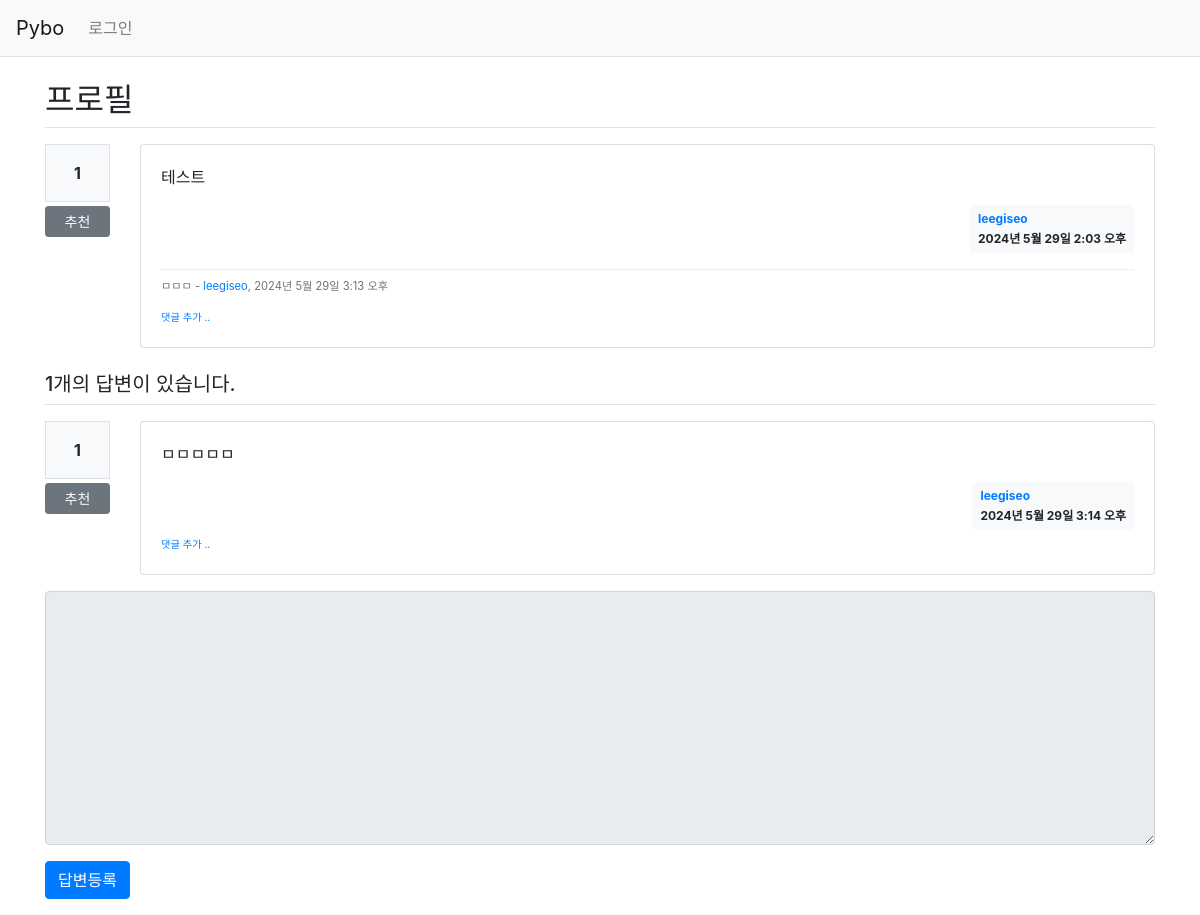
The page /pybo/6/ on the database as committed earlier.
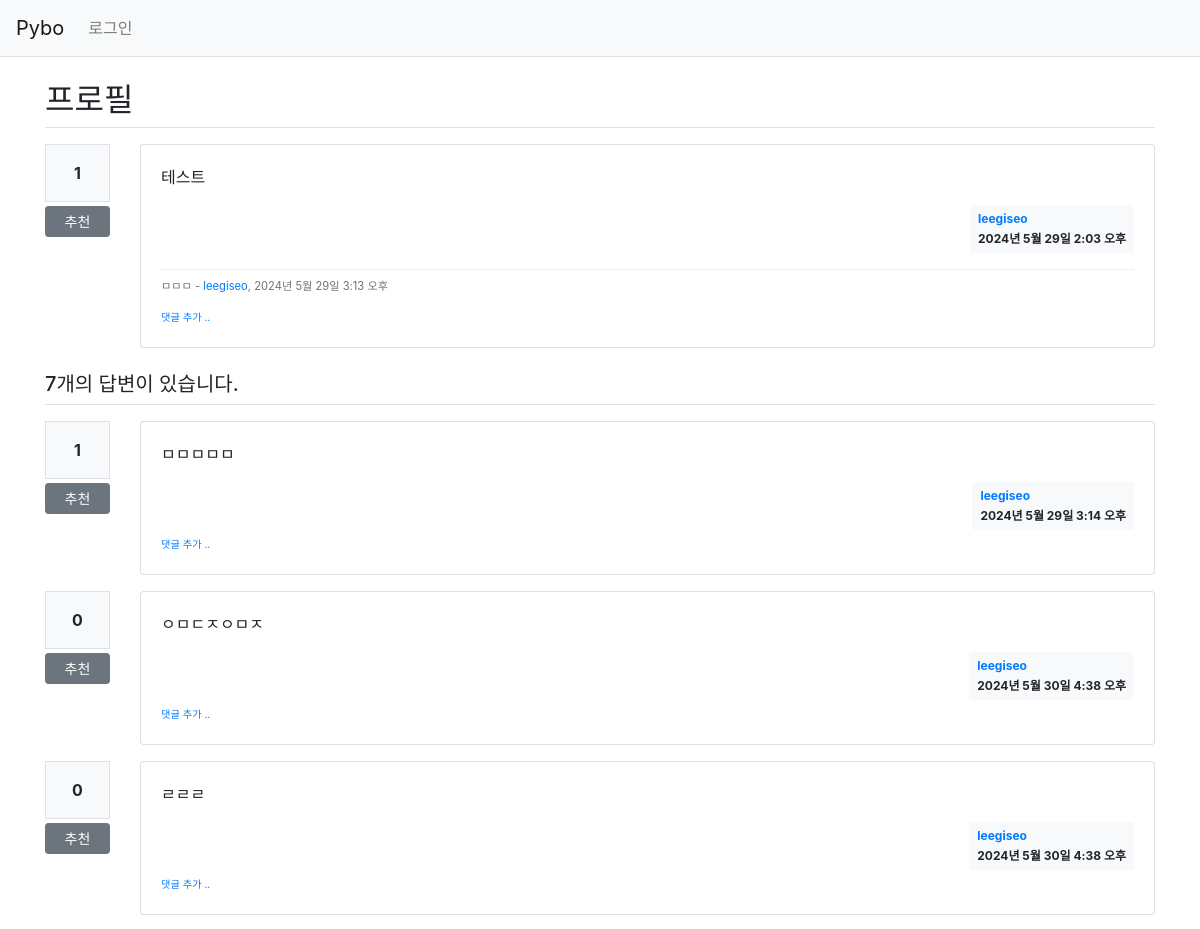
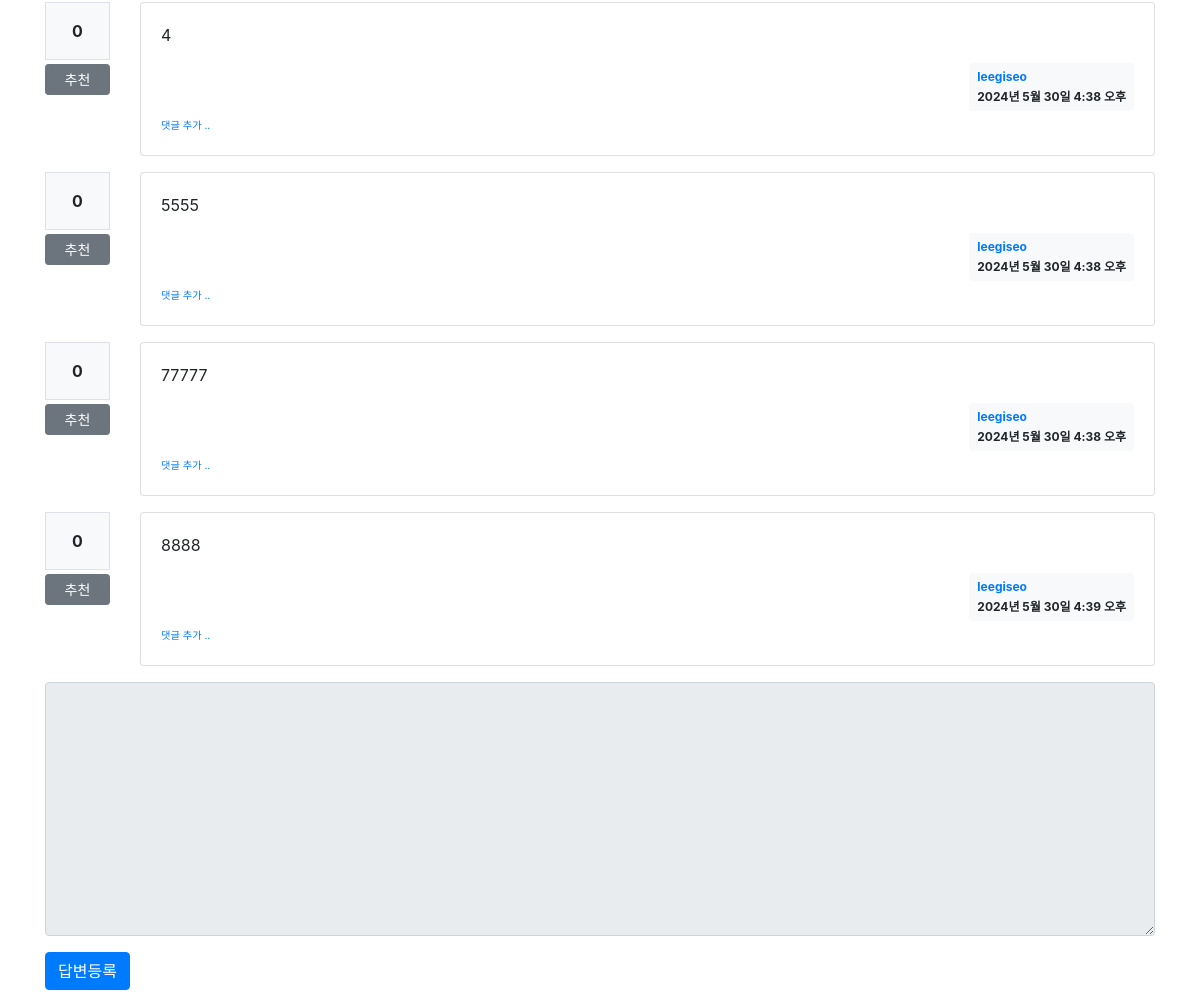
The same page on the database as committed later (2 pictures, top to bottom).
### pybo/models.py (models this page shows, shortened)
class Comment(models.Model):
    author = models.ForeignKey(User, on_delete=models.CASCADE, related_name='author_comment')
    content = models.TextField()
    create_date = models.DateTimeField()
    modify_date = models.DateTimeField(null=True, blank=True)
    question = models.ForeignKey(Question, null=True, blank=True, on_delete=models.CASCADE)
    answer = models.ForeignKey(Answer, null=True, blank=True, on_delete=models.CASCADE)

class Question(models.Model):
    author = models.ForeignKey(User, on_delete=models.CASCADE, related_name='author_question')
    category = models.ForeignKey(Category, on_delete=models.CASCADE, related_name='category_question', default=1)
    subject = models.CharField(max_length=200)
    content = models.TextField()
    create_date = models.DateTimeField()
    modify_date = models.DateTimeField(null=True, blank=True)
    voter = models.ManyToManyField(User, related_name='voter_question')

class Answer(models.Model):
    author = models.ForeignKey(User, on_delete=models.CASCADE, related_name='author_answer')
    question = models.ForeignKey(Question, on_delete=models.CASCADE)
    content = models.TextField()
    create_date = models.DateTimeField()
    modify_date = models.DateTimeField(null=True, blank=True)
    voter = models.ManyToManyField(User, related_name='voter_answer')

### pybo/views/base_views.py (the view)
# urls.py: path('<int:question_id>/', base_views.detail, name='detail'),
def detail(request, question_id):
    question = get_object_or_404(Question, pk=question_id)
    context = {'question': question}
    return render(request, 'pybo/question_detail.html', context)

### pybo/templatetags/pybo_filter.py (called while the page is built)
@register.filter()
def mark(value):
    extensions = ["nl2br", "fenced_code"]
    return mark_safe(markdown.markdown(value, extensions=extensions))

### templates/pybo/question_detail.html (shortened to what this page needs)
{% extends 'base.html' %}
{% load pybo_filter %}
{% block content %}
<div class="container my-3">
    <h2 class="border-bottom py-2">{{ question.subject }}</h2>
    <div class="row my-3">
        <div class="col-1">
            <div class="bg-light text-center p-3 border font-weight-bolder mb-1">{{question.voter.count}}</div>
            <a href="#" data-uri="{% url 'pybo:vote_question' question.id  %}"
               class="recommend btn btn-sm btn-secondary btn-block my-1">추천</a>
        </div>
        <div class="col-11">
            <div class="card">
                <div class="card-body">
                    <div class="card-text">{{ question.content|mark }}</div>
                    <div class="d-flex justify-content-end">
                        <div class="badge badge-light p-2 text-left">
                            <div class="mb-2"><a href="{% url 'pybo:profile_question' question.author.username %}">{{ question.author.username }}</a></div>
                            <div>{{ question.create_date }}</div>
                        </div>
                    </div>
                    {% if question.comment_set.count > 0 %}
                    <div class="mt-3">
                    {% for comment in question.comment_set.all %}
                        <div class="comment py-2 text-muted">
                            <span style="white-space: pre-line;">{{ comment.content }}</span>
                            <span>
                                - <a href="{% url 'pybo:profile_question' comment.author.username %}">{{ comment.author.username }}</a>, {{ comment.create_date }}
                            </span>
                        </div>
                    {% endfor %}
                    </div>
                    {% endif %}
                    <div>
                        <a href="{% url 'pybo:comment_create_question' question.id  %}"
                           class="small"><small>댓글 추가 ..</small></a>
                    </div>
                </div>
            </div>
        </div>
    </div>
    <h5 class="border-bottom my-3 py-2">{{question.answer_set.count}}개의 답변이 있습니다.</h5>
    {% for answer in question.answer_set.all %}
    <div class="row my-3">
        <div class="col-1">
            <div class="bg-light text-center p-3 border font-weight-bolder mb-1">{{answer.voter.count}}</div>
            <a href="#" data-uri="{% url 'pybo:vote_answer' answer.id  %}"
                class="recommend btn btn-sm btn-secondary btn-block my-1">추천</a>
        </div>
        <div class="col-11">
            <div class="card">
                <div class="card-body">
                    <div class="card-text">{{ answer.content|mark }}</div>
                    <div class="d-flex justify-content-end">
                        <div class="badge badge-light p-2 text-left">
                            <div class="mb-2"><a href="{% url 'pybo:profile_question' answer.author.username %}">{{ answer.author.username }}</a></div>
                            <div>{{ answer.create_date }}</div>
                        </div>
                    </div>
                    <div>
                        <a href="{% url 'pybo:comment_create_answer' answer.id  %}"
                           class="small"><small>댓글 추가 ..</small></a>
                    </div>
                </div>
            </div>
        </div>
    </div>
    {% endfor %}
    <form action="{% url 'pybo:answer_create' question.id %}" method="post" class="my-3">
        <div class="form-group">
            <textarea {% if not user.is_authenticated %}disabled{% endif %}
              name="content" id="content" class="form-control" rows="10"></textarea>
        </div>
        <input type="submit" value="답변등록" class="btn btn-primary">
    </form>
</div>
{% endblock %}

Rows that differ between the two databases and show on the page:
computed for Question "프로필": answer_set.count "1" → "7"
added Answer: voter.count "0", content|mark "ㅇㅁㄷㅈㅇㅁㅈ", author.username "leegiseo", create_date "2024년 5월 30일 4:38 오후"
added Answer: voter.count "0", content|mark "ㄹㄹㄹ", author.username "leegiseo", create_date "2024년 5월 30일 4:38 오후"
added Answer: voter.count "0", content|mark "4", author.username "leegiseo", create_date "2024년 5월 30일 4:38 오후"
added Answer: voter.count "0", content|mark "5555", author.username "leegiseo", create_date "2024년 5월 30일 4:38 오후"
added Answer: voter.count "0", content|mark "77777", author.username "leegiseo", create_date "2024년 5월 30일 4:38 오후"
added Answer: voter.count "0", content|mark "8888", author.username "leegiseo", create_date "2024년 5월 30일 4:39 오후"
